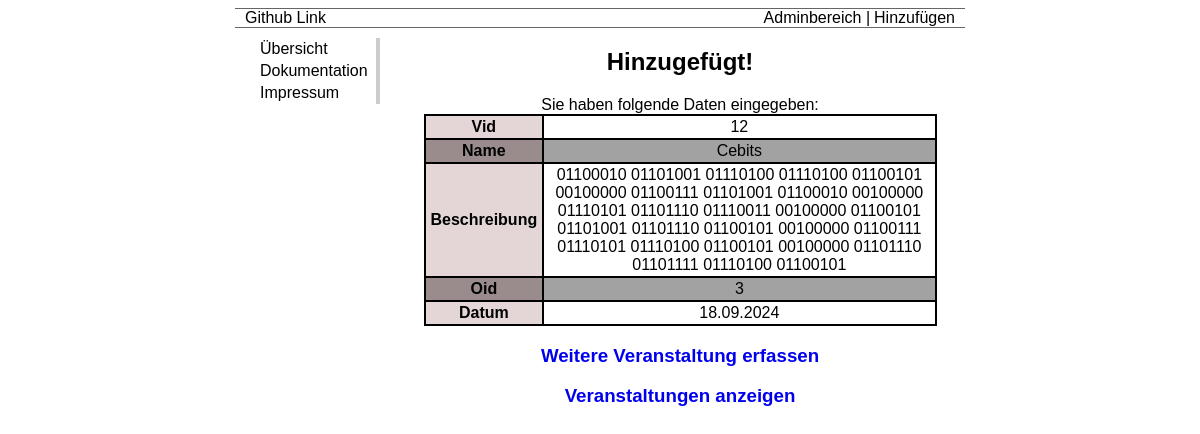
/ha/veranstaltung-ok.php?vid=12, run on the app's committed database.
### tables this page shows
CREATE TABLE `veranstaltungen` (
  `vid` int(11) NOT NULL,
  `name` varchar(100) NOT NULL,
  `beschreibung` varchar(500) NOT NULL,
  `oid` int(11) NOT NULL,
  `datum` date NOT NULL
);

### ha/veranstaltung-ok.php (the view, shortened to what this page needs)
<?php
require_once 'functions.php';
$form = [];
$vid = !empty($_GET['vid']) ? intval($_GET['vid']) : 0;
$form['name']           = !empty($_POST['name'])            ? trim(strip_tags($_POST['name']))          : '';
$form['beschreibung']   = !empty($_POST['beschreibung'])    ? trim(strip_tags($_POST['beschreibung']))  : '';
$form['oid']            = !empty($_POST['oid'])             ? trim(strip_tags($_POST['oid']))           : '';
$form['datum']          = !empty($_POST['datum'])           ? trim(strip_tags($_POST['datum']))         : '';
if($vid > 0) {
    $db = dbConnect();
    $sql = <<<EOT
        SELECT vid,
               name,
               beschreibung,
               oid,
               DATE_FORMAT(datum, '%d.%m.%Y') as datum
        FROM veranstaltungen
        WHERE vid = $vid
EOT;
    $result = mysqli_query($db, $sql);
    $form = mysqli_fetch_assoc($result);
}
include TEMPLATES . 'htmlkopf.phtml';
?>
            <table>
                <caption>Sie haben folgende Daten eingegeben:</caption>
                <?php foreach($form as $key => $value): ?>
                <tr>
                    <th><?= ucfirst($key) ?></th>
                    <td><?= $value ?></td>
                </tr>
                <?php endforeach; ?>
            </table>
            <h3><a href="veranstaltung_hinzufuegen.php">Weitere Veranstaltung erfassen</a></h3>
            <h3><a href="pindexadmin.php">Veranstaltungen anzeigen</a></h3>
  <?php
include TEMPLATES . 'htmlfuss.phtml';

### ha/base.css (style rules this page uses)
body { font-family: bahnschrift, arial, verdana, sans-serif; }
table { width: 90%; overflow: hidden; }
table, td, th, thead { border: 2px solid black; border-collapse: collapse; border-spacing: 0; padding: 2px 5px; margin: auto; text-align: center; position: relative; }
tr:nth-child(even) { background-color: rgba(71, 71, 71, 0.5); }
th { background-color: rgba(120, 50, 50, 0.2); }
h1, h3 { text-align: center; }
a { text-decoration: none; }

### data on the page
veranstaltungen: vid "12", name "Cebits", beschreibung "01100010 01101001 01110100 01110100 01100101 00100000 01100111 01101001 01100010 00100000 01110101 01101110 01110011 00100000 01100101 01101001 01101110 01100101 00100000 01100111 01110101 01110100 01100101 00100000 01101110 01101111 01110100 01100101", oid "3"

### other printed values
$meineStandardLinkeNavBarArray[$key][1] "Übersicht"
$meineStandardLinkeNavBarArray[$key][1] "Dokumentation"
$meineStandardLinkeNavBarArray[$key][1] "Impressum"
$ausgabe['titel'] "Hinzugefügt!"
$key "Vid"
$key "Name"
$key "Beschreibung"
$key "Oid"
$key "Datum"
$value "18.09.2024"
